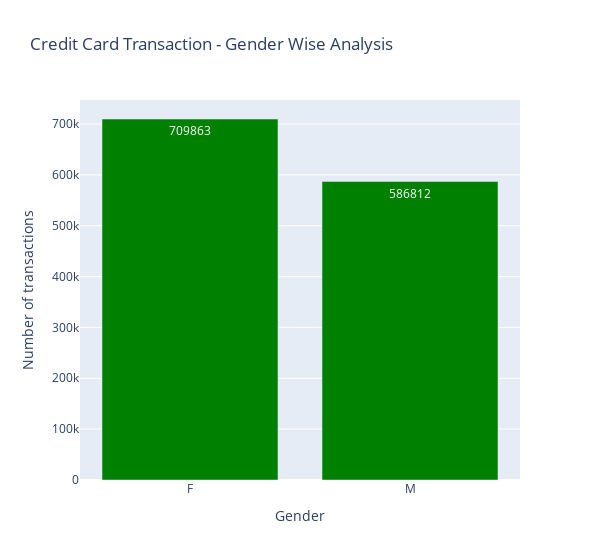

Notebook source saved alongside this figure:
### Code cell
temp = df1["gender"].value_counts()
df = pd.DataFrame({'Class': temp.index,'values': temp.values})

trace = go.Bar(
    x = df['Class'],y = df['values'],
    name="Credit Card Transaction - Gender Wise Analysis",
    marker=dict(color="Green"),
    text=df['values']
)
data = [trace]
layout = dict(title = "Credit Card Transaction - Gender Wise Analysis",
          xaxis = dict(title = 'Gender', showticklabels=True), 
          yaxis = dict(title = 'Number of transactions'),
          hovermode = 'closest',width=600
         )
fig = dict(data=data, layout=layout)
iplot(fig, filename='class')

### Figure 1 — Plotly figure (JSON) as saved in the notebook; plotly's stock layout.template omitted (floating-point values rounded to 4 significant figures)
{"data": [{"marker": {"color": "Green"}, "name": "Credit Card Transaction - Gender Wise Analysis", "text": [709863, 586812], "type": "bar", "x": ["F", "M"], "y": [709863, 586812]}], "layout": {"hovermode": "closest", "title": {"text": "Credit Card Transaction - Gender Wise Analysis"}, "width": 600, "xaxis": {"showticklabels": true, "title": {"text": "Gender"}}, "yaxis": {"title": {"text": "Number of transactions"}}}}
